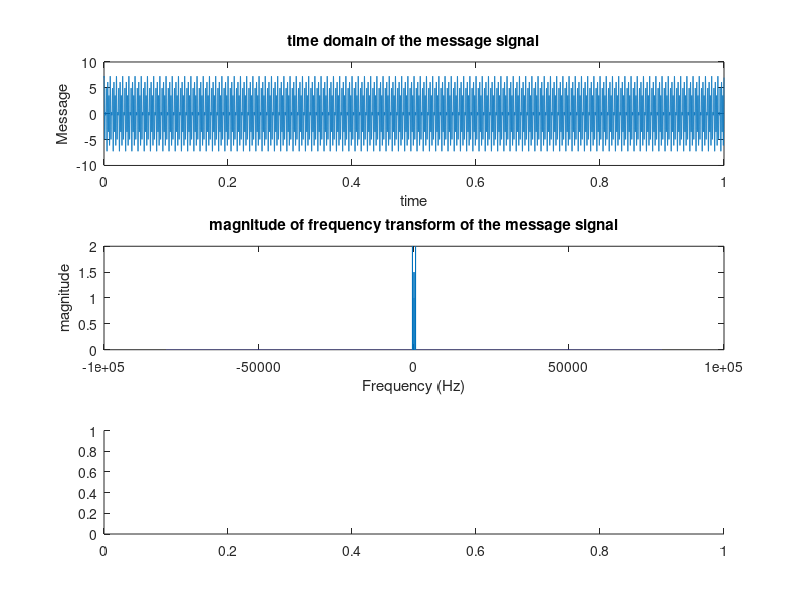

This figure's MATLAB source: (Note: this script raises an error after producing the figure.)
clc
close all
clear all
%-------------------------------------------------------------------------
%% the message signal and all components
fs=80000; %%sampling rate
t=0:1/(2*fs):1-1/(2*fs) ;
m=2*sin(2*pi*400*t)+4*cos(2*pi*500*t)+3*cos(2*pi*300*t);
sound(m,fs);%%======>>> sound of the message//////
figure(1);
subplot(3,1,1);
%%plotting message in time domain
plot(t,m);
title( "time domain of the message signal");
xlabel("time");
ylabel("Message");
%%plotting message in frequency domain
fftm=fft(m,2*fs);
fftSignal = (1/(2*fs))*fftm;
spectrum = fftshift(fftSignal);
f =(-fs:1:fs-1);
subplot(3,1,2);
plot(f, abs(spectrum));
title('magnitude of frequency transform of the message signal');
xlabel('Frequency (Hz)');
ylabel('magnitude');
subplot(3,1,3);
pspectrum(m,fs);
%%-------------------------------------------------------------------------
%% signal modulation with 3 types (AM,DSB,SSB(USB  or LSB))
fc=20000; % carrier frequency====>> tune it till it is less than (fs/2)
S_AM=conventionalAM(m,fs,fc);
S_DSB=DSB_SC(m,fs,fc);
S_SSB_LSB=SSBLSB(m,fs,fc);
S_SSB_USB=SSBUSB(m,fs,fc);
s=S_SSB_USB;%========>> tune this either AM , DSB or SSB(USB  or LSB) but dont forget to change it in the demodulation

figure(2);
subplot(3,1,1);
%%plotting Modulated signal in time domain
plot(t,s);
title( "time domain of the modulated signal");
xlabel("time");
ylabel("Modulated signal");
fftS= (1/(2*fs)).*fft(s);
SpectrumS=fftshift(fftS);
subplot(3,1,2);
%%plotting Modulated signal in frquency domain
plot(f, abs(SpectrumS));
title('magnitude of frequency transform of the modulated signal');
xlabel('Frequency (Hz)');
ylabel('magnitude');
subplot(3,1,3);
pspectrum(s,fs);

%%-------------------------------------------------------------------------

%% transfering the signal through awgan channel
figure(3);   %====> plotting for the -10db noise

SR_neg10db=awgn(s,-10); %%recived signal with noise -10 db
SR_pos20db=awgn(s,20);   %%recived signal with noise 20 db
subplot(3,1,1);
plot(t,SR_neg10db);
title( "time domain of the recived signal  with noise -10db");
xlabel("time");
ylabel("recived signal")

subplot(3,1,2);
plot(f,(1/(2*fs))*abs(fftshift(fft(SR_neg10db))));
title('magnitude of frequency transform the recived modulated signal  with noise -10db');
xlabel('Frequency (Hz)');
ylabel('magnitude');
subplot(3,1,3);
pspectrum(SR_neg10db,fs);
figure(4)%===>> plotting for 20db noise

subplot(3,1,1);
plot(t,SR_pos20db);
title( "time domain of the recived modulated signal  with noise 20db");
xlabel("time");
ylabel("recived signal")
subplot(3,1,2)
plot(f,(1/(2*fs))*abs(fftshift(fft(SR_pos20db))));
title('magnitude of frequency transform the recived signal  with noise 20db');
xlabel('Frequency (Hz)');
ylabel('magnitude');
subplot(3,1,3);
pspectrum(SR_pos20db,fs);

%--------------------------------------------------------------------------
%% demodulating the received signal with -10db noise

recived_AM_neg10db=demodulation_ConventionalAM(SR_neg10db,fc,fs);
recived_DSB_SC_neg10db= demodulation_DSB_SC(SR_neg10db,fc,fs);
recived_SSB_neg10db=demodulation_SSB(SR_neg10db,fc,fs);
R=recived_SSB_neg10db %======>> dont forget it must be the same type of the modulation
figure(5) ;
subplot(3,1,1);
%%plotting  in received signal with -10db noise time domain
plot(t,R);
title( "time domain of the received signal with -10db noise");
xlabel("time");
ylabel("Recived signal");
sound(R,fs);%%========>> sound of the demodulated signal with -10db/////
%%plotting message in frequency domain
Recived_spectrum=(1/(2*fs))*abs(fftshift(fft(R)));
subplot(3,1,2);
plot(f, Recived_spectrum);
title('magnitude of frequency transform of the received signal with -10db noise ');
xlabel('Frequency (Hz)');
ylabel('magnitude');
subplot(3,1,3);
pspectrum(R,fs);


%------------------------------------------------------------------------------
%% demodulating the received signal with 20db noise
recived_AM_20db=demodulation_ConventionalAM(SR_pos20db,fc,fs);
recived_DSB_SC_20db= demodulation_DSB_SC(SR_pos20db,fc,fs);
recived_SSB_20db=demodulation_SSB(SR_pos20db,fc,fs);
R=recived_SSB_20db %=====>> the same type of modulation 
figure(6) ;
subplot(3,1,1);
%%plotting  in received signal with 20db noise time domain
plot(t,R);
title( "time domain of the received signal with 20db noise");
xlabel("time");
ylabel("Recived signal");
%%plotting message in frequency domain
Recived_spectrum=(1/(2*fs))*abs(fftshift(fft(R)));
subplot(3,1,2);
plot(f, Recived_spectrum);
title('magnitude of frequency transform of the received signal with 20db noise ');
xlabel('Frequency (Hz)');
ylabel('magnitude');
subplot(3,1,3);
pspectrum(R,fs);
sound(R,fs)%==>>>> sound of the demodulated signal















%% all the functions of modulation and demodulation

function S= conventionalAM(m,fs,fc)
t=0:1/(2*fs):1-1/(2*fs)  ;
Ac=10;
%%modulating using product modulator
S=Ac*(1+(1/Ac)*m).*cos(2*pi*fc*t)
return 

end
function S= DSB_SC(m,fs,fc)
t=0:1/(2*fs):1-1/(2*fs) ; 
Ac=10;
%%modulating using balance modulator
S= Ac*m.*cos(2*pi*fc*t)
return 

end
function S= SSBLSB(m,fs,fc)
t=0:1/(2*fs):1-1/(2*fs)  ;
Ac=10;
x=t/(pi.*t.*t)
mh=hilbert(m);
s1=Ac*mh.*cos(2*pi*fc*t);
s2=-Ac*m.*sin(2*pi*fc*t);
S=s1+s2;
return

end
function S= SSBUSB(m,fs,fc)
t=0:1/(2*fs):1-1/(2*fs)  ;
Ac=10;
mh=abs(hilbert(m));
s1=Ac*m.*cos(2*pi*fc*t);
s2=-Ac*mh.*sin(2*pi*fc*t);
S=s1-s2;
return

end
function r= demodulation_ConventionalAM(s,fc,fs)
t=0:1/(2*fs):1-1/(2*fs)  ;
Ac=10;
s1=2*s.*cos(2*pi*fc*t);
wpass=2*pi*1000;
s3=lowpass(s1,wpass,fs);
r=s3-Ac
return


end
function r= demodulation_DSB_SC(s,fc,fs)
t=0:1/(2*fs):1-1/(2*fs)
Ac=10;
s1=2*s.*cos(2*pi*fc*t);
wpass=2*pi*1000;
s3=lowpass(s1,wpass,fs);
r=s3/Ac

end
function r= demodulation_SSB(s,fc,fs)
t=0:1/(2*fs):1-1/(2*fs)
Ac=10;
s1=2*s.*cos(2*pi*fc*t);
wpass=2*pi*1000;
s3=lowpass(s1,wpass,fs);
r=s3/Ac
end
